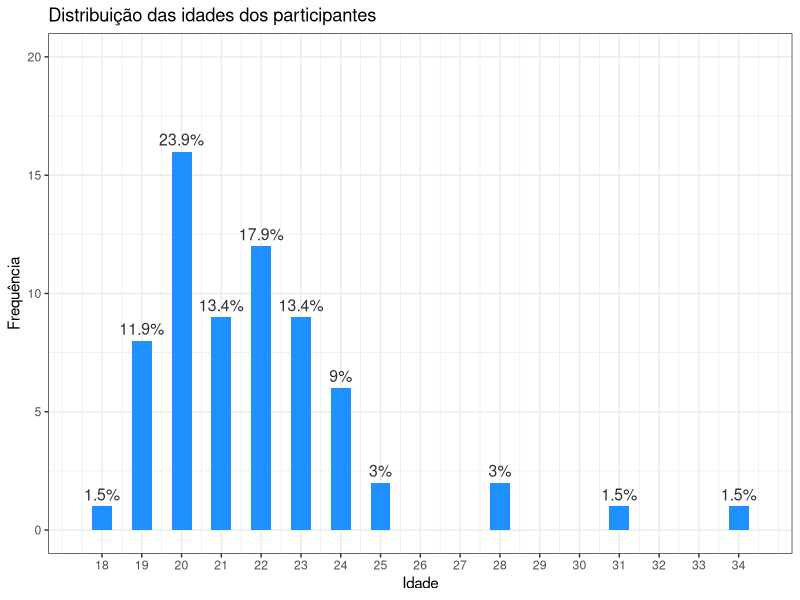
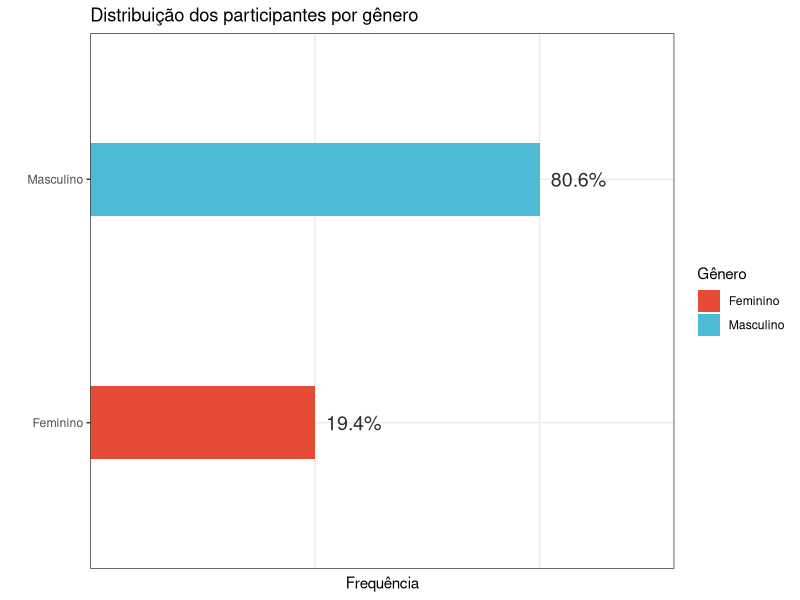
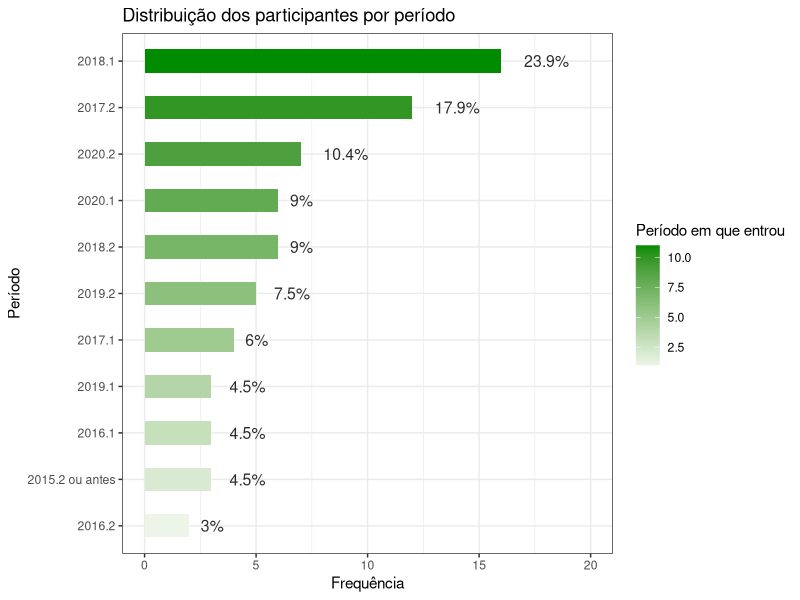
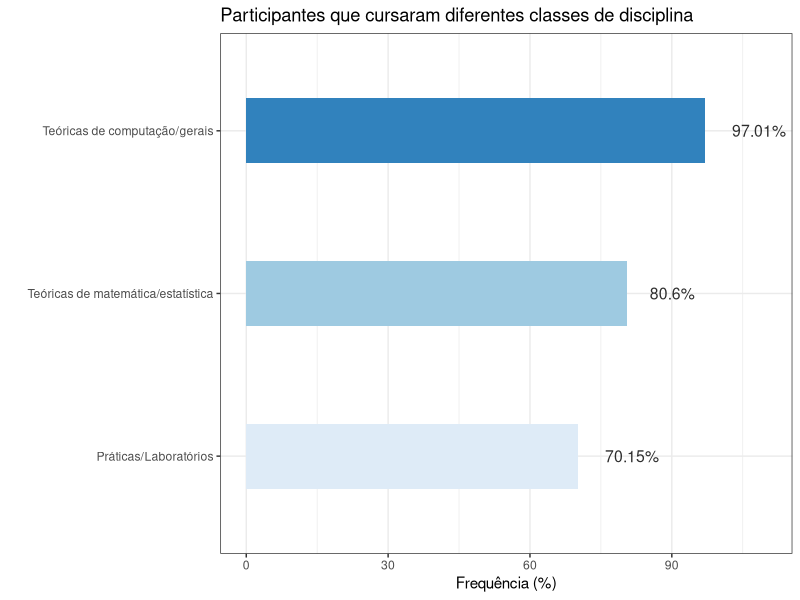
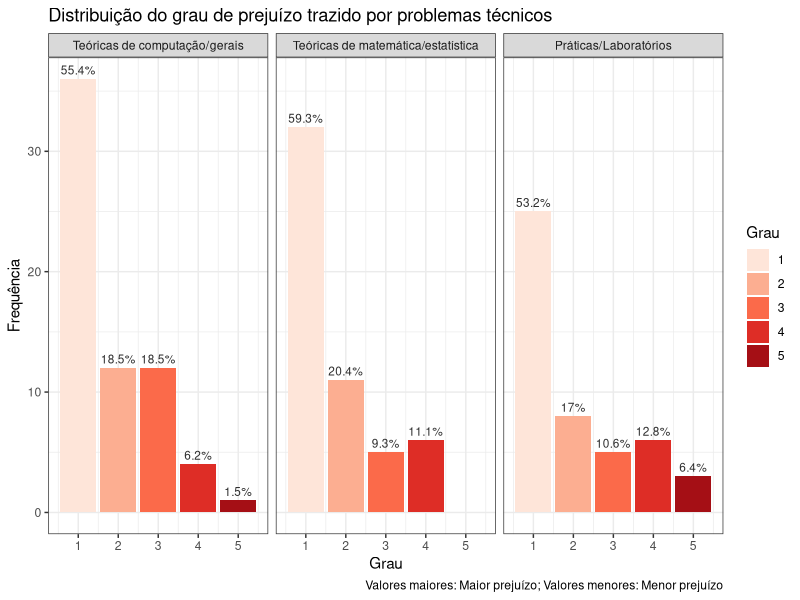
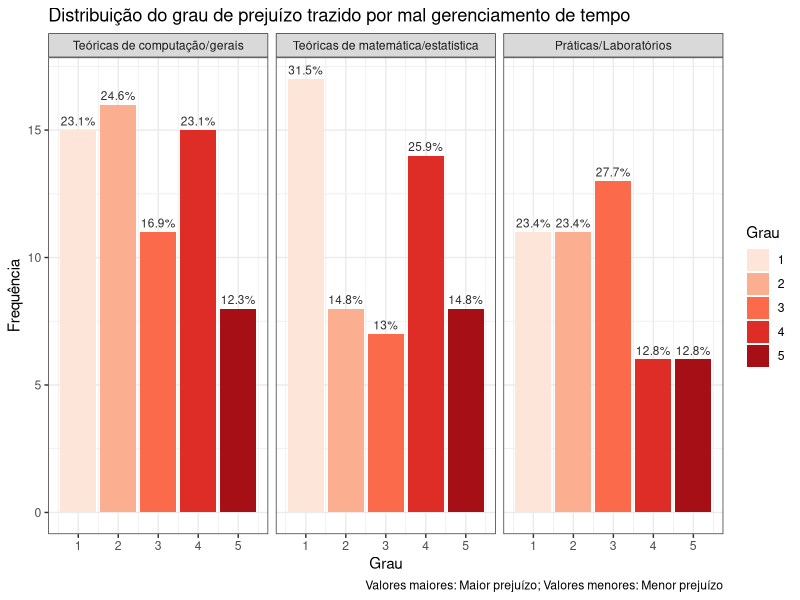
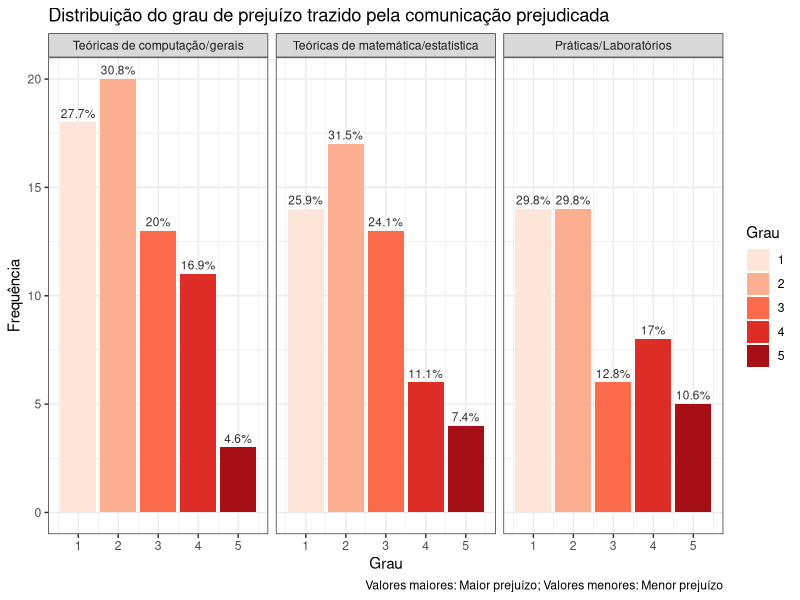
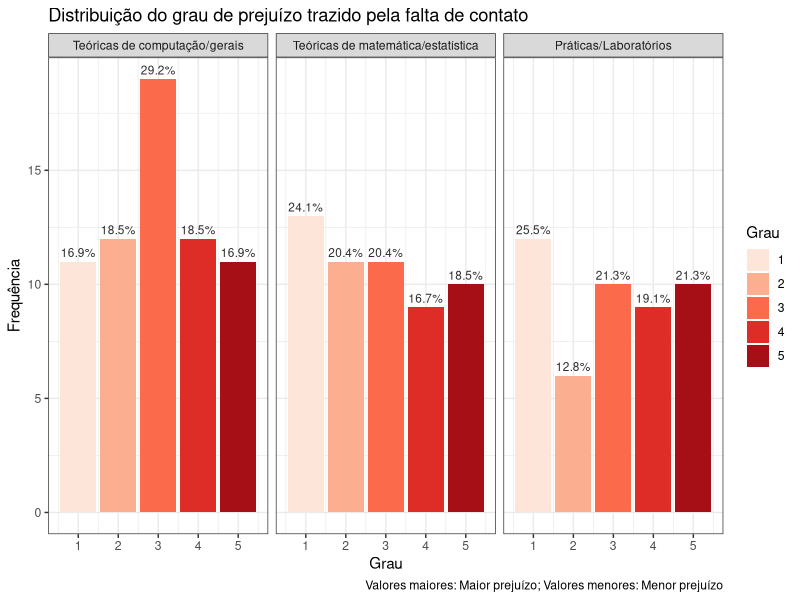

Generate these figures, in order, with R:
## ---- chunk 1
library(tidyverse)
library(here)
library(kableExtra)
library(ggsci)

theme_set(theme_bw())
## ---- chunk 2
survey = read_csv(
    here("data/modified_survey.csv")
)

survey$disciplinas = as.factor(survey$disciplinas)
survey$periodo = as.factor(survey$periodo)
## ---- chunk 3
tot <- survey %>%
            select(data_hora, idade) %>%
            distinct %>%
            count %>%
            pull(n)

survey %>%
    select(data_hora, idade) %>%
    distinct %>%
    group_by(idade) %>%
    summarise(freq_abs = n(), freq = paste(round(n() / tot * 100, 1), "%", sep = "")) %>%
    ggplot(aes(x = idade, y = freq_abs)) +
    geom_col(fill = "dodgerblue", width = 0.5, position = position_dodge(1)) +
    geom_text(aes(label=freq), vjust=-0.5, color="gray18", position = position_dodge(1), size=4) +
    scale_x_continuous(breaks = 18:34) +
    scale_y_continuous(limits = c(0, 20)) +
    labs(
        x = "Idade",
        y = "Frequência",
        title = "Distribuição das idades dos participantes"
    )
## ---- chunk 4
survey %>%
    select(data_hora, idade) %>%
    distinct %>%
    summarise("Média: " = round(mean(idade), 2), 
              "Mediana: " = median(idade), 
              "Desvio padrão: " = round(sd(idade), 2), 
              "90th percentil: " = quantile(idade, 0.9)) %>%
     kable(align = "cccc", caption = "Estatísticas da idade dos participantes.") %>%
        kable_material(full_width = FALSE, position = "center", font_size = 16)
## ---- chunk 5
tot <- survey %>%
            select(data_hora, genero) %>%
            distinct %>%
            count %>%
            pull(n)

survey %>%
    select(data_hora, genero) %>%
    distinct %>%
    group_by(genero) %>%
    summarise(freq = paste(round(n() / tot * 100, 1), "%", sep = "")) %>%
    ggplot(aes(x = genero, y = freq)) +
    geom_col(aes(fill = genero), width = 0.3) +
    geom_text(aes(label=freq), hjust = -0.2, color="gray18", size=5) +
    labs(
        x = "",
        y = "Frequência",
        title = "Distribuição dos participantes por gênero",
        fill = "Gênero"
    ) +
    scale_fill_npg() +
    theme(axis.text.x = element_blank(),
          axis.ticks.x = element_blank()) +
    coord_flip()
## ---- chunk 6
survey %>%
    select(data_hora, periodo) %>%
    distinct %>%
    group_by(periodo) %>%
    summarise(freq_abs = n(), freq = paste(round(n() / tot * 100, 1), "%", sep = "")) %>%
    ggplot(aes(x = reorder(periodo, freq_abs), y = freq_abs)) +
    geom_col(aes(fill = as.numeric(reorder(periodo, freq_abs))), width = 0.5, position = position_dodge(1)) +
    geom_text(aes(label=freq), hjust = -0.5, color="gray18", position = position_dodge(1), size=4) +
    labs(
        x = "Período",
        y = "Frequência",
        title = "Distribuição dos participantes por período",
        fill = "Período em que entrou"
    ) +
    scale_y_continuous(limits = c(0, 20)) +
    scale_fill_gradient2(low = "gray", high = "green4") +
    coord_flip()
## ---- chunk 7
survey %>%
    summarise("Teóricas de computação/gerais" = mean(comp_cursadas), 
              "Teóricas de matemática/estatística" = mean(mat_cursadas), 
              "Práticas/Laboratórios" = mean(prat_cursadas)) %>%
    pivot_longer(c("Teóricas de computação/gerais", 
                   "Teóricas de matemática/estatística", 
                   "Práticas/Laboratórios"), names_to = "disciplinas", values_to = "freq") %>%
    ggplot(aes(x = reorder(disciplinas, freq), y = freq * 100)) +
        geom_col(aes(fill = reorder(disciplinas, freq)), width = 0.4, position = position_dodge(1)) +
        geom_text(aes(label=paste(round(freq * 100, 2), "%", sep = "")), 
                  hjust = -0.5, color="gray18", position = position_dodge(1), size=4) +
        theme(legend.position = "none")  +
        scale_fill_brewer(palette = "Blues") +
        scale_y_continuous(limits = c(0, 110)) +
        coord_flip() +
        labs(
            y = "Frequência (%)",
            x = "",
            title = "Participantes que cursaram diferentes classes de disciplina"
        )
## ---- chunk 8

# Counting the ratings of a certain aspect
rating_count_info <- function(df, aspect = "prob_tec", disc = "comp") {
    tot <- df %>%
            filter(aspecto == aspect, 
                   disciplinas == disc) %>%
            count %>%
            pull("n")
            
    df %>%
        filter(aspecto == aspect, 
               disciplinas == disc) %>%
        group_by(avaliacao) %>%
        summarise(count = n(),
                  freq = paste(round(n() / tot * 100, 1), "%", sep = ""),
                  disciplinas, .groups = "drop") %>%
        unique
}

aspect_distribution <- function(df, aspect = "prob_tec", dir = 1, pal = "Reds", ...) {
    
    # It gets the the ratings counts for the people that have already or are taking 
    # the disciplines
    total <- rbind(
        rating_count_info(df %>% filter(mat_cursadas == 1), aspect, "mat"),
        rating_count_info(df %>% filter(comp_cursadas == 1), aspect, "comp"),
        rating_count_info(df %>% filter(prat_cursadas == 1), aspect, "prat")
    )
    
    levels(total$disciplinas) <- c("Teóricas de computação/gerais", "Teóricas de matemática/estatística", "Práticas/Laboratórios")
    
    total %>%
        ggplot(aes(x = avaliacao, y = count)) +
            geom_col(aes(fill = as.character(avaliacao))) +
            scale_fill_brewer(palette = pal, direction = dir) +
            geom_text(aes(label=freq), vjust=-0.5, color="gray18", position = position_dodge(1), size=3) +
            facet_wrap(~disciplinas) +
            labs(
                y = "Frequência",
                x = "Grau",
                fill = "Grau",
                ...
            )
}

rating_summarise <- function(df, aspect = "prob_tec", disc = "comp") {
    df %>%
        filter(aspecto == aspect,
               disciplinas == disc) %>%
        summarise(disciplinas,
                  "Média" = round(mean(avaliacao), 2), 
                  "Mediana" = median(avaliacao), 
                  "Desvio padrão" = round(sd(avaliacao), 2), 
                  "90th percentil" = quantile(avaliacao, 0.9), 
                  .groups = "drop") %>%
        rename("Disciplinas" = disciplinas) %>%
        unique
}

aspect_stats <- function(df, aspect) {
    
    total <- rbind(
        rating_summarise(df %>% filter(mat_cursadas == 1), aspect, "mat"),
        rating_summarise(df %>% filter(comp_cursadas == 1), aspect, "comp"),
        rating_summarise(df %>% filter(prat_cursadas == 1), aspect, "prat")
    )
    
    levels(total$Disciplinas) <- c("Teóricas de computação/gerais", "Teóricas de matemática/estatística", "Práticas/Laboratórios")
    
    total %>%
        kable(align = "lcccc", caption = "Estatísticas do aspecto") %>%
            kable_material(full_width = FALSE, position = "center", font_size = 14)
}
## ---- chunk 9
aspect_distribution(survey, title = "Distribuição do grau de prejuízo trazido por problemas técnicos",
                    caption = "Valores maiores: Maior prejuízo; Valores menores: Menor prejuízo")
## ---- chunk 10
aspect_stats(survey, "prob_tec")
## ---- chunk 11
aspect_distribution(survey, aspect = "prob_ger_temp", 
                    title = "Distribuição do grau de prejuízo trazido por mal gerenciamento de tempo",
                    caption = "Valores maiores: Maior prejuízo; Valores menores: Menor prejuízo")
## ---- chunk 12
aspect_stats(survey, "prob_ger_temp")
## ---- chunk 13
aspect_distribution(survey, aspect = "comunic_prej", 
                    title = "Distribuição do grau de prejuízo trazido pela comunicação prejudicada",
                    caption = "Valores maiores: Maior prejuízo; Valores menores: Menor prejuízo")
## ---- chunk 14
aspect_stats(survey, "comunic_prej")
## ---- chunk 15
aspect_distribution(survey, aspect = "falta_contato", title = "Distribuição do grau de prejuízo trazido pela falta de contato",
                    caption = "Valores maiores: Maior prejuízo; Valores menores: Menor prejuízo")
## ---- chunk 16
aspect_stats(survey, "falta_contato")
## ---- chunk 17
aspect_distribution(survey, aspect = "amb_nao_prod", title = "Distribuição do grau de prejuízo trazido pelo ambiente não produtivo",
                    caption = "Valores maiores: Maior prejuízo; Valores menores: Menor prejuízo")
## ---- chunk 18
aspect_stats(survey, "amb_nao_prod")
## ---- chunk 19
aspect_distribution(survey, aspect = "flex_horario", dir = 1, pal = "Blues",
                    title = "Distribuição do grau de ajuda trazido pelo horário flexível",
                    caption = "Valores maiores: Maior ajuda; Valores menores: Menor ajuda")
## ---- chunk 20
aspect_stats(survey, "flex_horario")
## ---- chunk 21
aspect_distribution(survey, aspect = "estrut_clara", dir = 1, pal = "Blues",
                    title = "Distribuição do grau de ajuda trazido pela estrutura clara",
                    caption = "Valores maiores: Maior ajuda; Valores menores: Menor ajuda")
## ---- chunk 22
aspect_stats(survey, "estrut_clara")
## ---- chunk 23
aspect_distribution(survey, aspect = "ritmo_proprio", dir = 1, pal = "Blues",
                    title = "Distribuição do grau de ajuda trazido pelo ritmo próprio",
                    caption = "Valores maiores: Maior ajuda; Valores menores: Menor ajuda")
## ---- chunk 24
aspect_stats(survey, "ritmo_proprio")
## ---- chunk 25
survey %>%
    select(data_hora, indice_aprendizado, genero) %>%
    distinct %>%
    group_by(genero) %>%
    ggplot(aes(x = indice_aprendizado)) +
    geom_density(aes(fill = genero, color = genero), alpha = 0.4) +
    scale_x_continuous(breaks = 1:10) +
    guides(color = FALSE) +
    labs(
        title = "Grau de aprendizagem percebido pelos estudantes",
        caption = "Valores menores indicam pouco aprendizado percebido e vice-versa",
        x = "Aprendizado percebido",
        y = "Densidade",
        fill = "Gênero"
    ) +
    scale_fill_npg()
## ---- chunk 26
survey %>%
    select(data_hora, idade, periodo, indice_aprendizado, genero) %>%
    distinct %>%
    summarise("Período" = cor(as.numeric(periodo), indice_aprendizado, method = "spearman"),
              "Idade" = cor(idade, indice_aprendizado, method = "spearman")) %>%
    kable() %>%
        kable_material(full_width = FALSE, position = "center", font_size = 14)
## ---- chunk 27
corr <- function(df, aspect = "dificuldade", classe_disc = "comp") { 
    tot <- df %>% 
            filter(tipo == aspect, 
                   disciplinas == classe_disc) %>% 
            select(data_hora, avaliacao, indice_aprendizado, genero) %>% 
            group_by(genero) %>%
            summarise(cor_pearson = cor(avaliacao, indice_aprendizado), 
                      cor_spearman = cor(avaliacao, indice_aprendizado, method = "spearman"),
                      cor_kendall = cor(avaliacao, indice_aprendizado, method = "kendall"))
    cbind(data.frame(disc = rep(classe_disc, 2), tipo = rep(aspect, 2)), tot)
}

# Dificuldades
correlacoes_discs <- rbind(
    corr(survey %>% filter(comp_cursadas == 1)),
    corr(survey %>% filter(mat_cursadas == 1), classe_disc = "mat"),
    corr(survey %>% filter(prat_cursadas == 1), classe_disc = "prat")
)

correlacoes_discs$disc <- as.factor(correlacoes_discs$disc)
    
levels(correlacoes_discs$disc) <- c("Teóricas de computação/gerais", "Teóricas de matemática/estatística", "Práticas/Laboratórios")

correlacoes_discs %>%
    rename("Gênero" = genero, "Correlação de Pearson" = cor_pearson, "Correlação de Spearman" = cor_spearman, 
           "Correlação de Kendall" = cor_kendall, "Classe das disciplinas" = disc) %>%
    select(-tipo) %>%
    kable() %>%
        kable_material(full_width = FALSE, position = "center", font_size = 14) %>%
        add_header_above(header = c("Correlações das dificuldades com o aprendizado - por classe de disciplinas e gênero" = 5))
## ---- chunk 28
# Retorna dados sumarizados dos respondentes para uma classe de disciplinas
summarise_group_info <- function(df, kind = "dificuldade", classe_disciplinas = "comp") {
    df %>%
        filter(tipo == kind, 
               disciplinas == classe_disciplinas) %>%
        group_by(aspecto) %>%
        summarise(media = mean(avaliacao), 
                  mediana = median(avaliacao), 
                  sd = sd(avaliacao), 
                  n = n(), 
                  se = sd / sqrt(n), 
                  ic = se * qnorm((0.95 + 1)/2), 
                  disciplinas, .groups = "drop") %>%
        unique
} 

# Summaries for the difficulties
comp_summary_d <- summarise_group_info(survey %>% filter(comp_cursadas == 1))
mat_summary_d <- summarise_group_info(survey %>% filter(mat_cursadas == 1), classe_disciplinas = "mat")
prat_summary_d <- summarise_group_info(survey %>% filter(prat_cursadas == 1), classe_disciplinas = "prat")

total_d <- rbind(comp_summary_d, mat_summary_d, prat_summary_d)

# Summaries for the positives
comp_summary_p <- summarise_group_info(survey %>% filter(comp_cursadas == 1), kind = "positivo")
mat_summary_p <- summarise_group_info(survey %>% filter(mat_cursadas == 1), classe_disciplinas = "mat", kind = "positivo")
prat_summary_p <- summarise_group_info(survey %>% filter(prat_cursadas == 1), classe_disciplinas = "prat", kind = "positivo")

total_p <- rbind(comp_summary_p, mat_summary_p, prat_summary_p)

levels(total_d$disciplinas) <- c("Teóricas de computação/gerais", "Teóricas de matemática/estatística", "Práticas/Laboratórios")
levels(total_p$disciplinas) <- c("Teóricas de computação/gerais", "Teóricas de matemática/estatística", "Práticas/Laboratórios")
## ---- chunk 29
total_d %>%
        ggplot(aes(x = reorder(aspecto, media), y = media, group = aspecto)) +
        geom_bar(aes(fill = aspecto), width = 0.4, color = "white", alpha = 0.7, stat="identity", position = position_dodge()) +
        facet_wrap(~disciplinas) +
        geom_errorbar(aes(x=aspecto, ymin=media-ic, ymax=media+ic), width=0.1, colour="black", alpha=0.7, size=0.5) +
        geom_hline(aes(yintercept = 3), lty = "dashed", color = "black", alpha = 0.4, size = 0.6) +
        scale_y_discrete(limits = factor(c(1, 2, 3, 4, 5))) +
        scale_x_discrete(labels = rev(c("Ambiente não produtivo", "Falta de contato", 
                                        "Gerenciamento de tempo", "Comunicação prejudicada", 
                                        "Problemas técnicos"))) +
        theme(legend.position = "none") +  
        coord_flip() +
        labs(
            y = "Média de avaliação",
            caption = "Valores menores = prejudicaram pouco, Valores maiores = prejudicaram muito",
            x = "",
            title = "Avaliações das dificuldades por classe de disciplinas",
            subtitle = "Média acompanhada de intervalo de confiança (95%)"
        ) +
        scale_fill_aaas()
## ---- chunk 30
total_p %>%
        ggplot(aes(x = reorder(aspecto, media), y = media, group = aspecto)) +
        geom_bar(aes(fill = aspecto), width = 0.3, color = "white", alpha = 0.7, stat="identity", position = position_dodge()) +
        facet_wrap(~disciplinas) +
        geom_errorbar(aes(x=aspecto, ymin=media-ic, ymax=media+ic), width=0.1, colour="black", alpha=0.7, size=0.5) +
        geom_hline(aes(yintercept = 3), lty = "dashed", color = "black", alpha = 0.4, size = 0.6) +
        scale_y_discrete(limits = factor(c(1, 2, 3, 4, 5))) +
        scale_x_discrete(labels = rev(c("Horário flexível", 
                                        "Aprendizado no seu ritmo", 
                                        "Estrutura/cronograma claro"))) +
        theme(legend.position = "none") +  
        coord_flip() +
        labs(
            y = "Média de avaliação",
            caption = "Valores menores = ajudaram pouco, Valores maiores = ajudaram muito",
            x = "",
            title = "Avaliações dos pontos positivos por classe de disciplinas",
            subtitle = "Média acompanhada de intervalo de confiança (95%)"
        ) +
        scale_fill_npg()
## ---- chunk 31
survey %>%
    select(data_hora, indice_aprendizado, genero) %>%
    distinct %>%
    group_by(genero) %>%
    summarise(
        media = mean(indice_aprendizado), 
        sd = sd(indice_aprendizado), 
        n = n(), 
        se = sd / sqrt(n), 
        ic = se * qnorm((0.95 + 1)/2)
    )

survey %>%
    select(data_hora, indice_aprendizado, genero) %>%
    distinct %>%
    group_by(genero) %>%
    summarise(
        media = mean(indice_aprendizado), 
        sd = sd(indice_aprendizado), 
        n = n(), 
        se = sd / sqrt(n), 
        ic = se * qnorm((0.95 + 1)/2)
    ) %>%
    ggplot(aes(x = genero, y = media)) +
    geom_point(aes(color = genero), size = 2.5) +
    geom_errorbar(aes(x=genero, color = genero, ymin=media-ic, ymax=media+ic), width=0.1, size=0.9) +
    coord_flip() +
    geom_hline(aes(yintercept = 5.5), lty = "dashed", color = "darkgray") +
    scale_y_continuous(limits=c(1, 10), breaks = 1:10) +
    labs(
        x = "Gênero",
        y = "Aprendizado percebido",
        color = "Gênero",
        title = "Aprendizado percebido",
        subtitle = "Média acompanhada de intervalo de confiança (95%)"
    )
